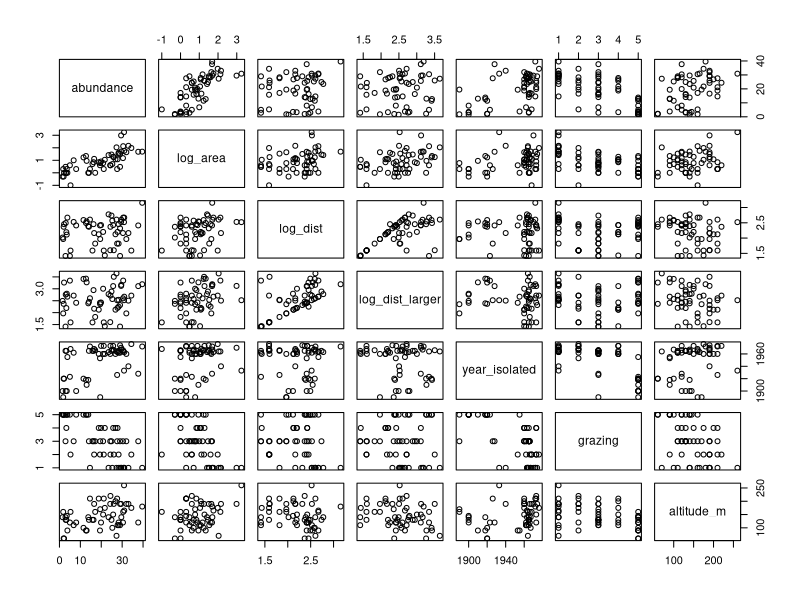
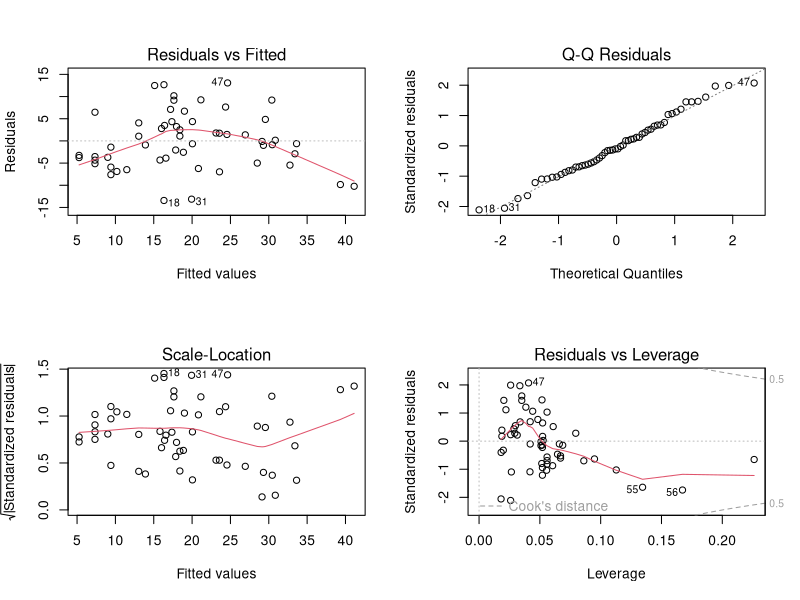

R code for these plots, in order:
# =====================================================================
# Multiple Regression
# Ecological Statistics — vignette script
#
# Open your .Rproj first. This script expects the data file(s) in a
# data/ folder inside your project. Run it top to bottom; each
# '# ---- step-...' line matches a step on the vignette web page.
# =====================================================================


# ---- step-1-load ----
library(tidyverse)
library(car)   # vif(), Anova()

bird_df <- read_csv("data/loyn_birds.csv") %>%
  mutate(log_area        = log10(area_ha),
         log_dist        = log10(dist_m),
         log_dist_larger = log10(dist_larger_m))

glimpse(bird_df)



# ---- step-2-pairs ----
bird_df %>%
  select(abundance, log_area, log_dist, log_dist_larger,
         year_isolated, grazing, altitude_m) %>%
  pairs()



# ---- step-3-full ----
full_model <- lm(abundance ~ log_area + log_dist +
                   log_dist_larger + year_isolated +
                   grazing + altitude_m,
                 data = bird_df)

summary(full_model)



# ---- step-4-vif ----
vif(full_model)



# ---- step-5-compare ----
reduced_model <- lm(abundance ~ log_area + grazing, data = bird_df)

anova(reduced_model, full_model)



# ---- step-6-diagnostics ----
par(mfrow = c(2, 2))
plot(reduced_model)
par(mfrow = c(1, 1))

shapiro.test(residuals(reduced_model))



# ---- step-7-test ----
summary(reduced_model)

Anova(reduced_model, type = "II")



# ---- step-8-numbers ----
red_aov <- Anova(reduced_model, type = "II")
